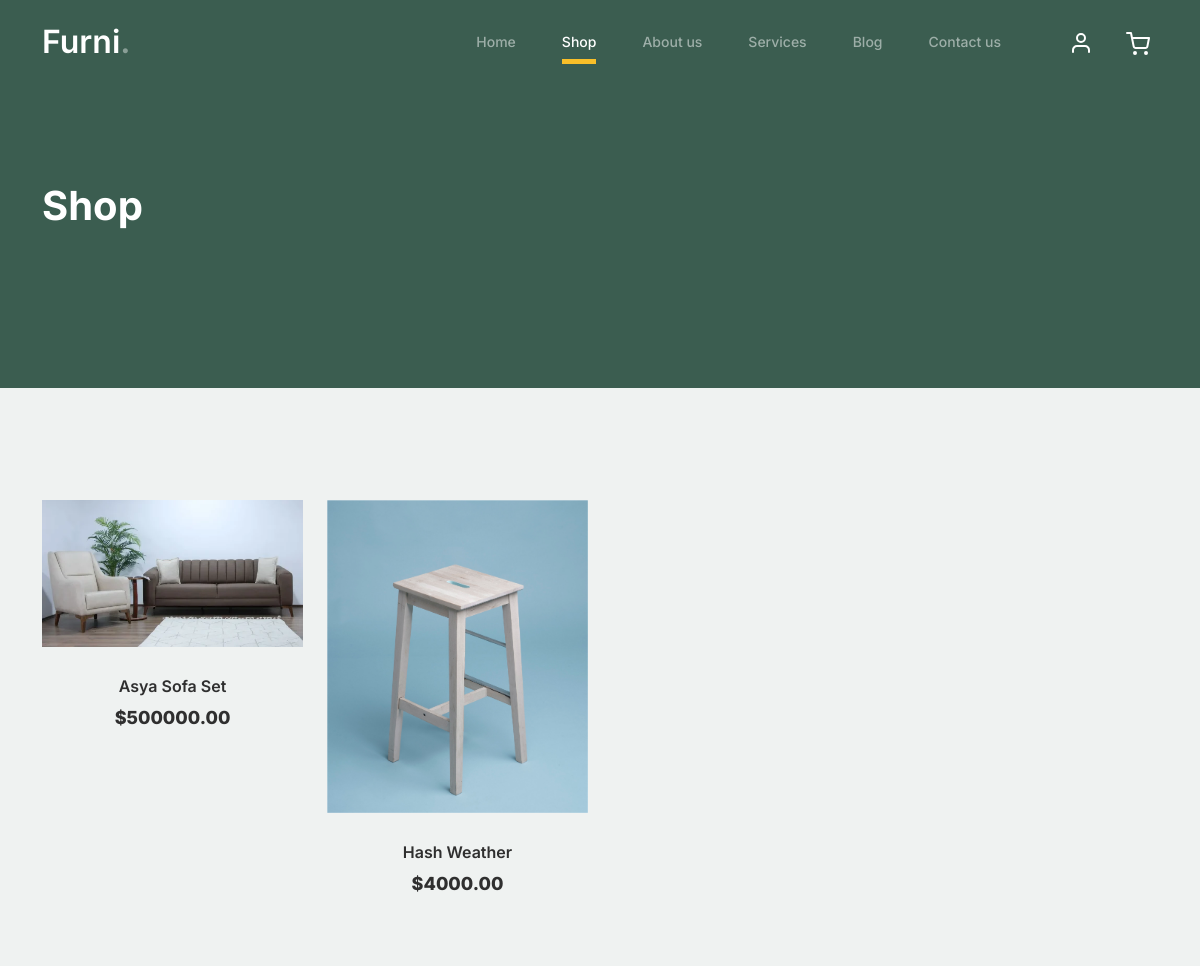
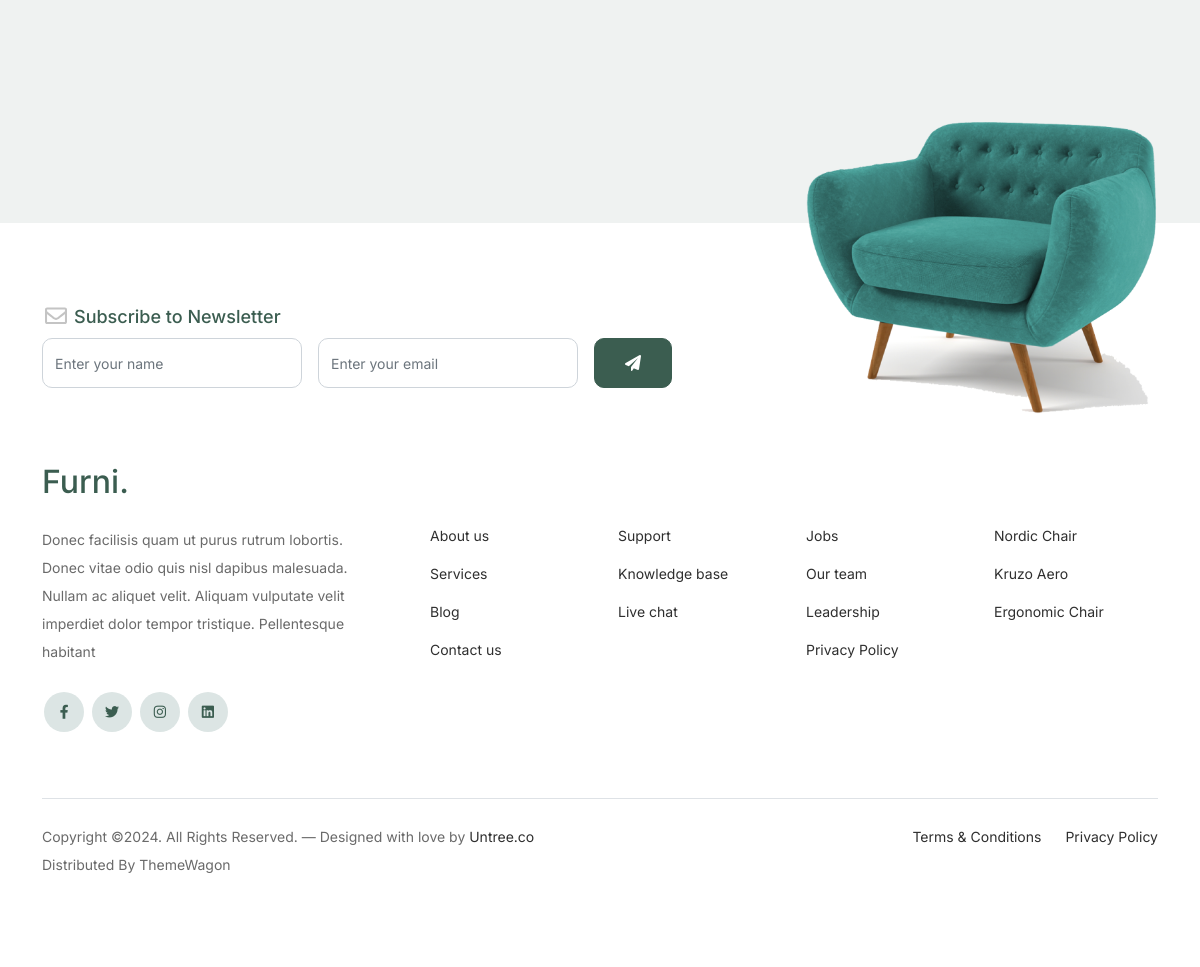
The app's page /product_list with its own data (2 pictures, top to bottom).
### ecommerce/models.py (models this page shows, shortened)
class Product(models.Model):
    category = models.ForeignKey(Category, on_delete=models.CASCADE)
    name = models.CharField(max_length=200)
    price = models.DecimalField(max_digits=10, decimal_places=2)
    description = models.TextField()
    image = models.ImageField(upload_to='products/')

### ecommerce/views.py (the view)
# urls.py: path('product_list', views.product_list, name='product_list'),
def product_list(request):
    products = Product.objects.all()
    return render(request, 'ecommerce/product_list.html', {'products': products})

### ecommerce/templates/ecommerce/product_list.html (shortened to what this page needs)
{% extends 'ecommerce/base.html' %}
{% load static %}
{% block shop %}nav-item active{% endblock shop %}
{% block content %}
<div class="hero">
    <div class="container">
        <div class="row justify-content-between">
            <div class="col-lg-5">
                <div class="intro-excerpt">
                    <h1>Shop</h1>
                </div>
            </div>
            <div class="col-lg-7">
            </div>
        </div>
    </div>
</div>
<div class="untree_co-section product-section before-footer-section">
<div class="container">
      <div class="row">
          {% for product in products %}
        <div class="col-12 col-md-4 col-lg-3 mb-5">
            <a class="product-item" href="{% url 'add_to_cart' product.id %}">
                <img src="{{product.image.url}}" class="img-fluid product-thumbnail">
                <h3 class="product-title">{{product.name}}</h3>
                <strong class="product-price">${{product.price}}</strong>
            </a>
        </div>
        {% empty %}
        <h3 class="product-title">No product Available at the moment</h3>
        {% endfor %}
      </div>
</div>
</div>
{% endblock %}

### ecommerce/static/css/style.css (style rules this page uses)
body { overflow-x: hidden; position: relative; }
body { font-family: "Inter", sans-serif; font-weight: 400; line-height: 28px; color: #6a6a6a; font-size: 14px; background-color: #eff2f1; }
a { text-decoration: none; -webkit-transition: .3s all ease; -o-transition: .3s all ease; transition: .3s all ease; color: #2f2f2f; text-decoration: underline; }
.hero { background: #3b5d50; padding: calc(4rem - 30px) 0 0rem 0; }
@media (min-width: 768px) { .hero { padding: calc(4rem - 30px) 0 4rem 0; } }
@media (min-width: 992px) { .hero { padding: calc(8rem - 30px) 0 8rem 0; } }
.hero .intro-excerpt { position: relative; z-index: 4; }
@media (min-width: 992px) { .hero .intro-excerpt { max-width: 450px; } }
.hero h1 { font-weight: 700; color: #ffffff; margin-bottom: 30px; }
.product-section { padding: 7rem 0; }
.product-section .product-item { text-align: center; text-decoration: none; display: block; position: relative; padding-bottom: 50px; cursor: pointer; }
.product-section .product-item .product-thumbnail { margin-bottom: 30px; position: relative; top: 0; -webkit-transition: .3s all ease; -o-transition: .3s all ease; transition: .3s all ease; }
.product-section .product-item h3 { font-weight: 600; font-size: 16px; }
.product-section .product-item strong { font-weight: 800 !important; font-size: 18px !important; }
.product-section .product-item h3, .product-section .product-item strong { color: #2f2f2f; text-decoration: none; }
.product-section .product-item:before { bottom: 0; left: 0; right: 0; position: absolute; content: ""; background: #dce5e4; height: 0%; z-index: -1; border-radius: 10px; -webkit-transition: .3s all ease; -o-transition: .3s all ease; transition: .3s all ease; }
.before-footer-section { padding: 7rem 0 12rem 0 !important; }
.untree_co-section { padding: 7rem 0; }

### records on screen
Product: image (picture), name "Asya Sofa Set", price "500000.00"
Product: image (picture), name "Hash Weather", price "4000.00"
